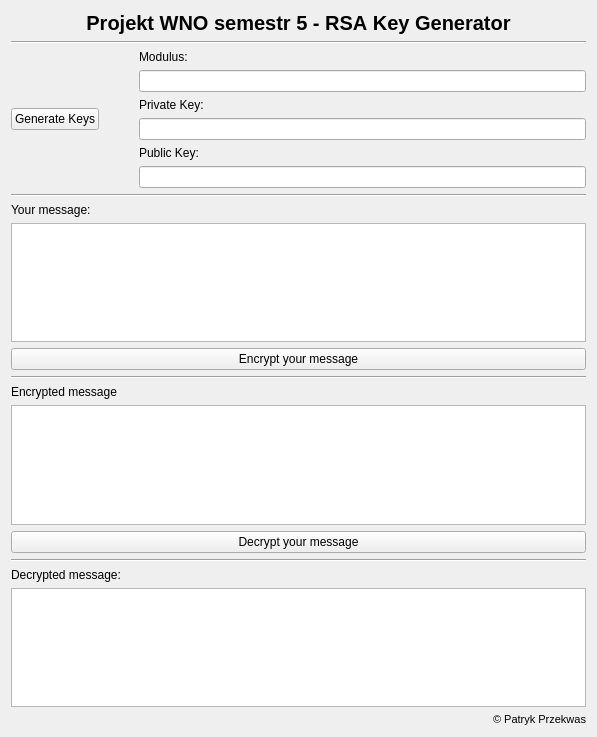
<?xml version="1.0" encoding="UTF-8"?>
<ui version="4.0">
 <class>Form</class>
 <widget class="QWidget" name="Form">
  <property name="geometry">
   <rect>
    <x>0</x>
    <y>0</y>
    <width>597</width>
    <height>737</height>
   </rect>
  </property>
  <property name="windowTitle">
   <string>Form</string>
  </property>
  <layout class="QHBoxLayout" name="horizontalLayout">
   <item>
    <layout class="QVBoxLayout" name="verticalLayout">
     <item>
      <widget class="QLabel" name="title">
       <property name="font">
        <font>
         <family>Ubuntu</family>
         <pointsize>15</pointsize>
         <weight>75</weight>
         <italic>false</italic>
         <bold>true</bold>
         <strikeout>false</strikeout>
         <kerning>false</kerning>
        </font>
       </property>
       <property name="cursor">
        <cursorShape>ArrowCursor</cursorShape>
       </property>
       <property name="layoutDirection">
        <enum>Qt::LeftToRight</enum>
       </property>
       <property name="frameShape">
        <enum>QFrame::NoFrame</enum>
       </property>
       <property name="text">
        <string>Projekt WNO semestr 5 - RSA Key Generator</string>
       </property>
       <property name="textFormat">
        <enum>Qt::AutoText</enum>
       </property>
       <property name="scaledContents">
        <bool>false</bool>
       </property>
       <property name="alignment">
        <set>Qt::AlignHCenter|Qt::AlignTop</set>
       </property>
       <property name="margin">
        <number>12</number>
       </property>
       <property name="indent">
        <number>-4</number>
       </property>
      </widget>
     </item>
     <item>
      <widget class="Line" name="line">
       <property name="orientation">
        <enum>Qt::Horizontal</enum>
       </property>
      </widget>
     </item>
     <item>
      <layout class="QHBoxLayout" name="horizontalLayout_4">
       <property name="spacing">
        <number>40</number>
       </property>
       <item>
        <layout class="QVBoxLayout" name="verticalLayout_4"/>
       </item>
       <item>
        <widget class="QPushButton" name="generatorKey_btn">
         <property name="text">
          <string>Generate Keys</string>
         </property>
         <property name="iconSize">
          <size>
           <width>24</width>
           <height>24</height>
          </size>
         </property>
         <property name="autoRepeatDelay">
          <number>300</number>
         </property>
        </widget>
       </item>
       <item>
        <layout class="QVBoxLayout" name="verticalLayout_3" stretch="0,0,0,0,0,0">
         <property name="spacing">
          <number>6</number>
         </property>
         <item>
          <widget class="QLabel" name="label">
           <property name="text">
            <string>Modulus:</string>
           </property>
          </widget>
         </item>
         <item>
          <widget class="QLineEdit" name="lineEdit"/>
         </item>
         <item>
          <widget class="QLabel" name="label_2">
           <property name="text">
            <string>Private Key:</string>
           </property>
          </widget>
         </item>
         <item>
          <widget class="QLineEdit" name="lineEdit_2"/>
         </item>
         <item>
          <widget class="QLabel" name="label_3">
           <property name="text">
            <string>Public Key:</string>
           </property>
          </widget>
         </item>
         <item>
          <widget class="QLineEdit" name="lineEdit_3"/>
         </item>
        </layout>
       </item>
      </layout>
     </item>
     <item>
      <widget class="Line" name="line_4">
       <property name="orientation">
        <enum>Qt::Horizontal</enum>
       </property>
      </widget>
     </item>
     <item>
      <widget class="QLabel" name="label_4">
       <property name="text">
        <string>Your message:</string>
       </property>
      </widget>
     </item>
     <item>
      <widget class="QTextEdit" name="message"/>
     </item>
     <item>
      <widget class="QPushButton" name="encrypt_btn">
       <property name="text">
        <string>Encrypt your message</string>
       </property>
      </widget>
     </item>
     <item>
      <widget class="Line" name="line_2">
       <property name="orientation">
        <enum>Qt::Horizontal</enum>
       </property>
      </widget>
     </item>
     <item>
      <widget class="QLabel" name="label_5">
       <property name="text">
        <string>Encrypted message</string>
       </property>
      </widget>
     </item>
     <item>
      <widget class="QTextEdit" name="encrypted_message"/>
     </item>
     <item>
      <widget class="QPushButton" name="decrypt_btn">
       <property name="text">
        <string>Decrypt your message</string>
       </property>
      </widget>
     </item>
     <item>
      <widget class="Line" name="line_3">
       <property name="orientation">
        <enum>Qt::Horizontal</enum>
       </property>
      </widget>
     </item>
     <item>
      <widget class="QLabel" name="label_6">
       <property name="text">
        <string>Decrypted message:</string>
       </property>
      </widget>
     </item>
     <item>
      <widget class="QTextEdit" name="decrypted_message"/>
     </item>
     <item>
      <widget class="QLabel" name="author">
       <property name="font">
        <font>
         <pointsize>8</pointsize>
        </font>
       </property>
       <property name="text">
        <string>© Patryk Przekwas</string>
       </property>
       <property name="alignment">
        <set>Qt::AlignRight|Qt::AlignTrailing|Qt::AlignVCenter</set>
       </property>
      </widget>
     </item>
    </layout>
   </item>
  </layout>
 </widget>
 <resources/>
 <connections/>
</ui>
